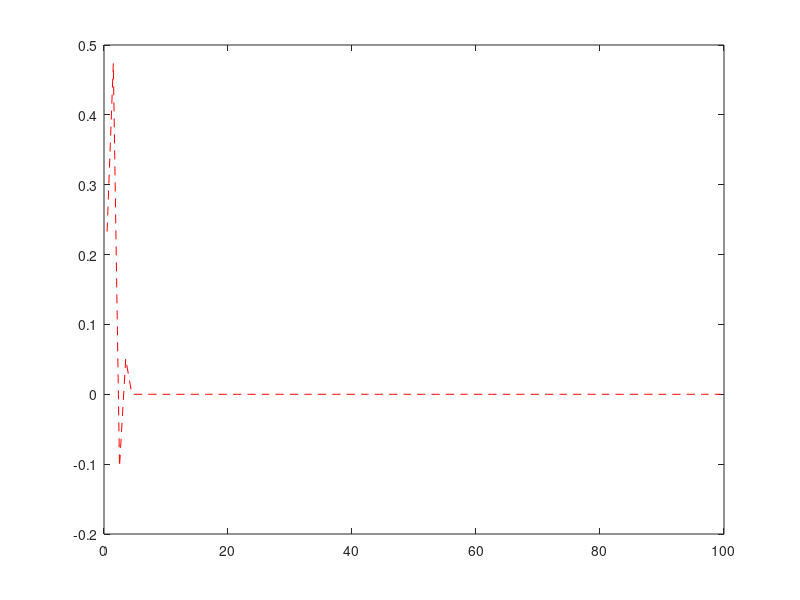

The MATLAB source for this figure:
%Lec12_Explicit
%lecture example backward difference in space, forward in time.
clear
clf

U= 100;
E= 2000;
A_c = 10;
k = 2;
L = 100;
num_cells = 100;
del_t = 0.0005;
end_time = 0.05;
num_time_steps = end_time/del_t;
c_in = 1;
c_0 = 0;
c_out = 0;

del_x = L/num_cells;

sub = (U/del_x + E/del_x^2);
dia = -(U/del_x + 2*E/del_x^2 + k);
sup = E/del_x^2;

col_data = [sub dia sup];

for i=2:num_cells-1
    for j = 1: 3
        B(i,i-2+j) = col_data(j);
    end
end

B(1,1:2) = [dia sup];
B(num_cells, num_cells-1:num_cells) = [sub dia];

W = zeros(num_cells,1);
W(1) = sub*c_in;
W(num_cells) = -sup*c_out;

c = ones(num_cells,1)*c_0;

figure(2);

x_plot = [del_x/2:del_x:L-del_x/2];

for i=1:num_time_steps
    k1 = B*c+W;
    
    k2 = B*(c+k1*del_t/2) + W;
    
    k3 = B*(c+k2*del_t/2) + W;
    
    k4 = B*(c+k3*del_t) + W;
    
    c_new = c + (k1 + 2*k2 + 2*k3 + k4)*del_t/6;
    
    plot(x_plot, c_new, 'r--');
    figure (1)
    hold on
    pause
    c=c_new;
end
hold off

title ('RK4 time integration of the A-D Eqn');
figure (2);










